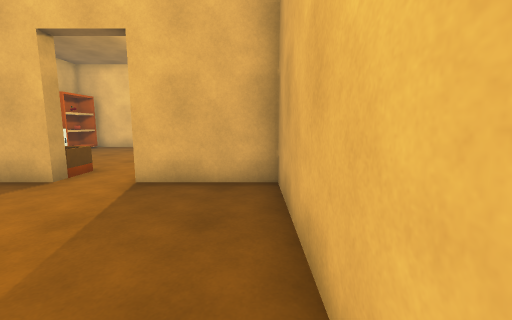
[1] (above)

22 first-person views from a walk through a scene from a Unity 3-D project. The camera is 1.4 m above the floor, tilts 8° down and sees 90° across. The floor is counted in squares, 1 m on a side. Each view is taken from the middle of a square. On the plan, view 1 faces up. The plan holds only what a view shows up to about 13 squares ahead; the rest is blank. The place goes on beyond the plan. Some trees and plants on the terrain are drawn as simple stand-ins. The player character is not drawn. Door leaves are left out, so doorways stand open. Some surface patterns are stand-ins.

[2]
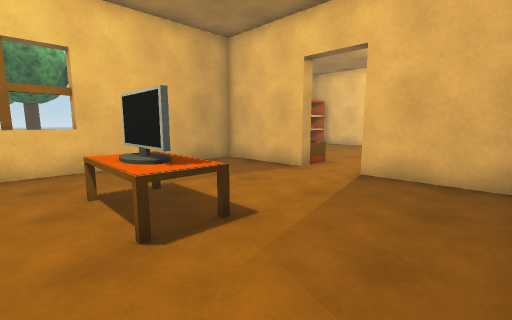

[3]
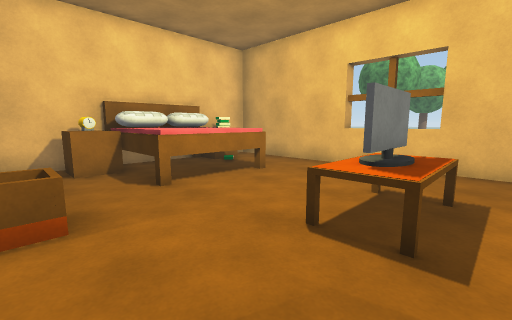

[4]
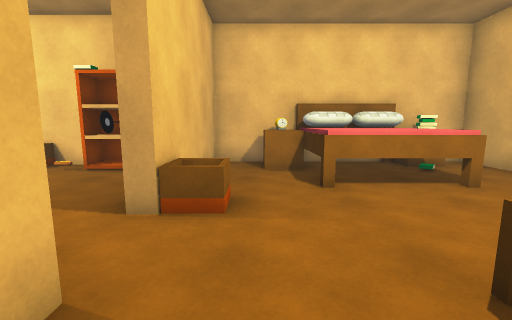

[5]
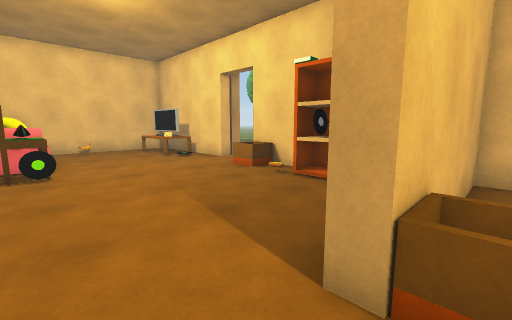

[6]
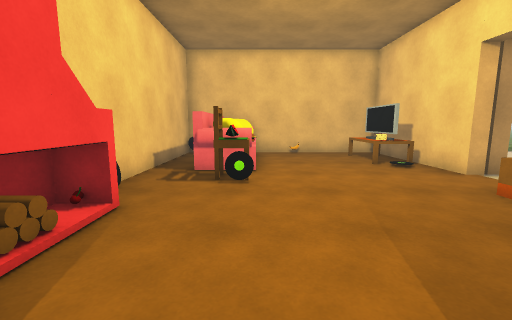

[7]
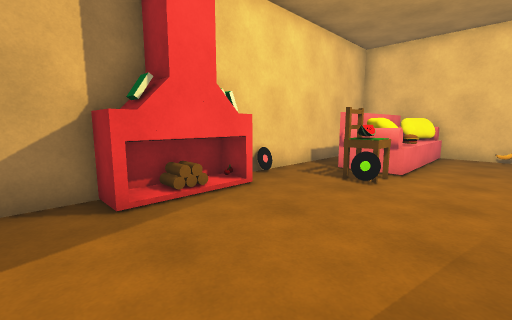

[8]
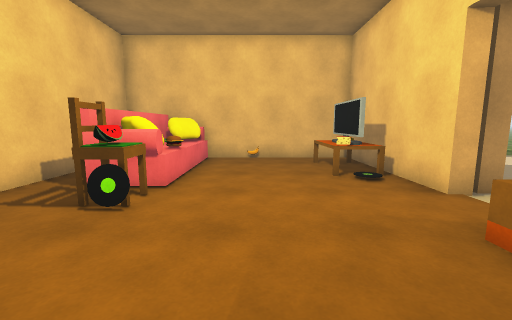

[9]
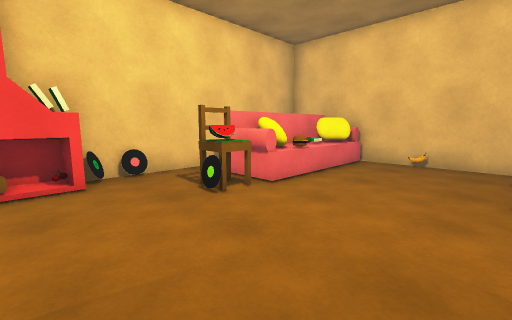

[10]
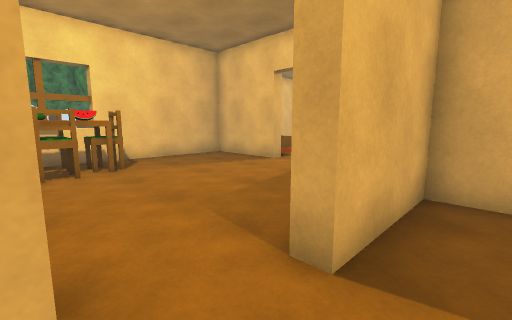

[11]
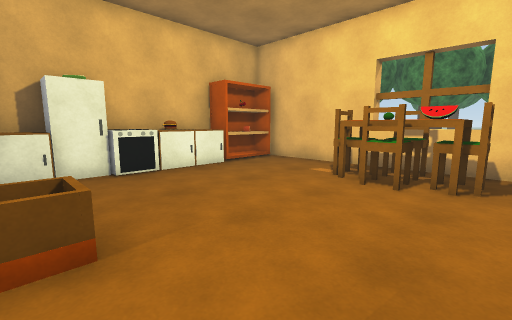

[12]
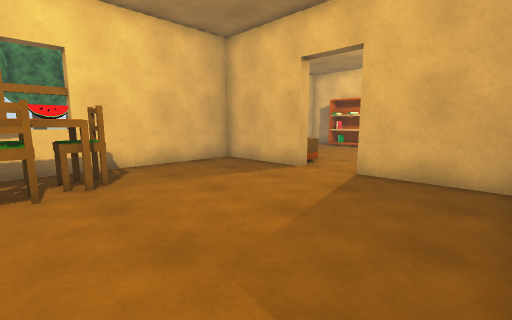

[13]
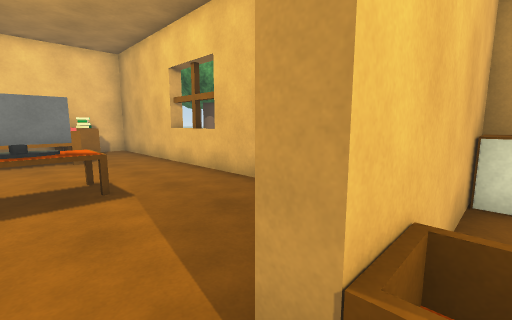

[14]
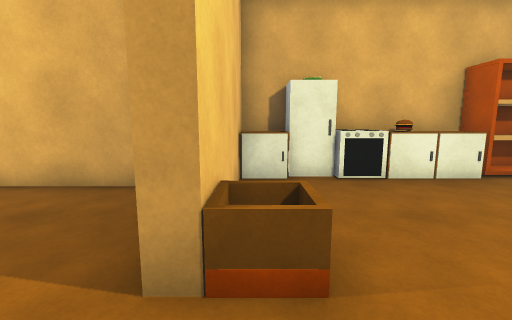

[15]
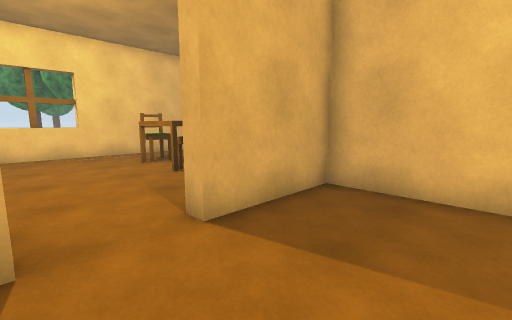

[16]
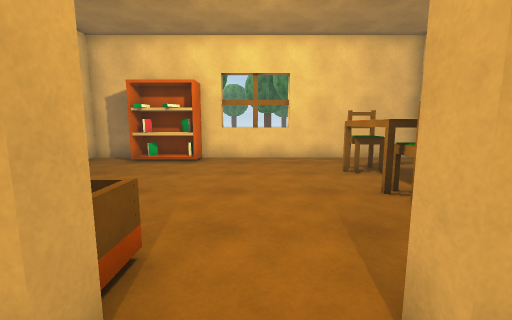

[17]
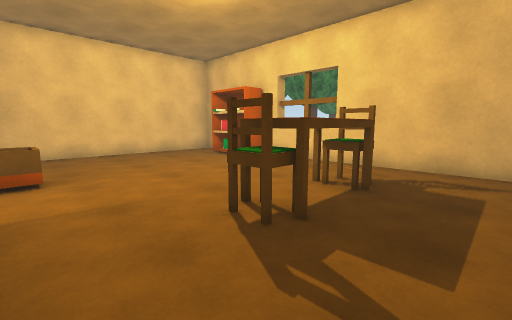

[18]
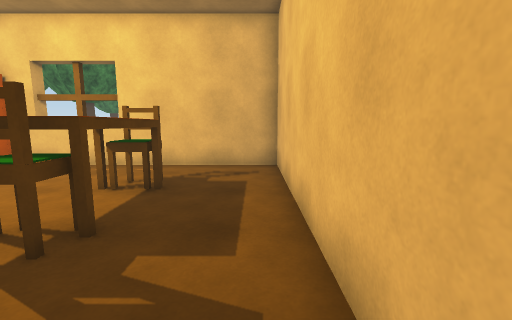

[19]
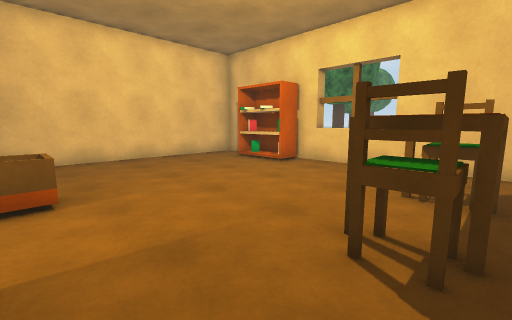

[20]
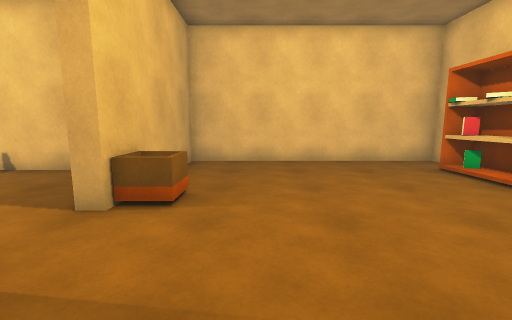

[21]
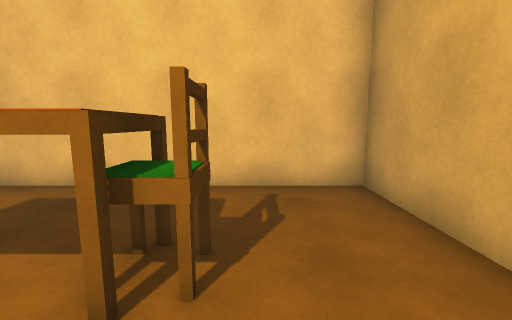

[22]
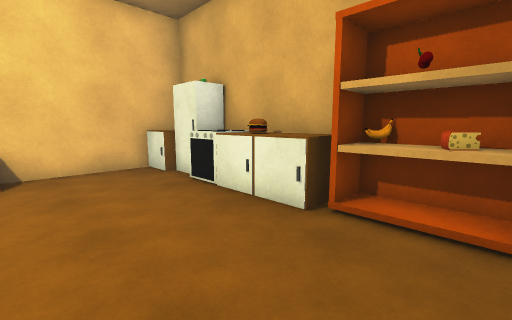

### Floor plan
Key: @ floor where view 1 was taken; # wall or solid block; . floor; D open door; = window, fence, low wall or low ledge; C cupboard; T TV; A table; B bed; K bookshelf; H chair; F fireplace; S sofa; E cheese; N banana; O other object.
Columns run from 11 left of view 1 to 20 right of it. Each row starts with its distance up from view 1.
 18               ###########
 17               #.........#
 16 ######=#=######........K#
 15 #E.....H......#........K#     OO
 14 #N....HAHH....#........K#
 13 #N....AHA.....#O.......K#
 12 #CC...........DO........=
 11 #CC...........D.........#
 10 #C............D.........=
  9 #O............#.........#
  8 #C............#...HAAH..#
  7 #CC..OO.......#...HAAH..#
  6 ######DDD######.........#
  5   #.........###.........#
  4   #.........#############
  3   #.........#       #####
  2   #.........##FFFFOO#####O#
  1   #...TTA...#..FFF...SSSSS#
  0   =...TTA..@D......HHOOSOO#
 -1   #.........D......HHOOSOO#
 -2   #........O#.............#
 -3   #........O#............O#
 -4   #..BBBB...#.............#
 -5   #..  BB...#.........OAA.#
 -6   #.CCOOOCC.#KKK.OO...O T.#
 -7   #.CCOOOOC.#  ###DDD######

Positions as (right, up) in squares from view 1, and headings:
1: (0, 0), facing up
2: (0, -1), facing up-left
3: (0, 2), facing down-left
4: (-1, 2), facing down
5: (0, 0), facing down-right
6: (2, -1), facing right
7: (2, -3), facing up-right
8: (4, -3), facing right
9: (5, -5), facing up-right
10: (-5, 5), facing up-right
11: (-2, 7), facing up-left
12: (-4, 7), facing up-right
13: (-4, 7), facing down-left
14: (-3, 7), facing left
15: (0, 12), facing down-right
16: (2, 11), facing right
17: (4, 5), facing up-right
18: (4, 5), facing right
19: (4, 7), facing up-right
20: (6, 8), facing up
21: (6, 10), facing down
22: (-6, 15), facing down-left
